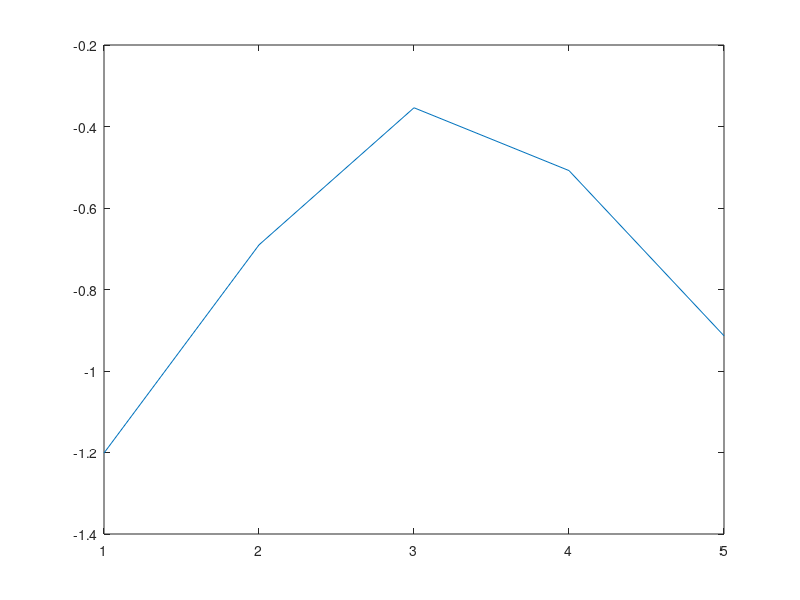

MATLAB code to generate this figure:
1;

# ---------------- ESTIMACIÓN PUNTUAL ----------------

# /*************** ESTIMACION DATOS < 30. ***************/
# Se conoce la distribución pero no se conoce los parámetros.

# DATOS POISSION:
#{
  -> Esperanza de la frecuencia observada (E_f_obs):

      E_f_obs = nP(X=x) = (n*lambda^x*e^-lambda)/(x!)
      Haciendo logaritmo de ambos lados obtenemos que:

        log(E_f_obs) + log(x!) ~~ a + bx

      Donde:
        a = log(n)-lambda
        b = log(lambda)

      Por tanto si graficamos log(f_obs)+log(x!) respecto a x y los datos son
      Poisson, entonces el gráfico debería ser aproximadamente una recta con
      pendiente log(lambda) e intersecto log(n)-lambda.

      Al tener una sola muestra tenemos que E_f_obs = f_obs.
#}
# Generamos datos Possion.
lambda = 2;
X = poissrnd(lambda, 1, 25)
# Grafico la frecuencia observada vs x.
[y, x] = hist(X, unique(X));
scatter(x, y, 'r', 'filled');
# Grafico log(f_obs)+log(x!)
plot(log(y)+log(factorial(x))); # Podemos ver que se aproxima bastante a una
                                # recta.

# DATOS EXPONENCIALES
#{
  -> Esperanza de la frecuencia observada (E_f_obs):

    E_f_obs = n*lambda*e^(-lambda*x)
    Haciendo logaritmo de ambos lados obtenemos que:

      log(f_obs) - log(n) ~~ log(lambda) - lambda*x = a + bx

    Donde:
      a = log(lambda)
      b = -lambda

    Por lo tanto el gráfico de log(f_obs) - log(n) deberá ser aproximadamente
    una recta de pendiente b = -lambda e intersecto a = log(lambda).
#}
lambda = 1.3;
X = exprnd(lambda, 1, 25)
# Grafico la frecuencia observada vs x.
[y, x] = hist(X, sqrt(length(X)));
scatter(x, y, 'r', 'filled');
# Grafico log(f_obs)+log(x!)
plot(log(lambda) - lambda*x); # Podemos ver que se aproxima bastante a una
                                # recta.

# DATOS NORMALES
#{
  -> Esperanza de la frecuencia observada (E_f_obs):

    E_f_obs = n*fx(x)
    Haciendo logaritmo de ambos lados obtenemos que:

      log(f_obs)-log(n)+log(sqrt(2*pi)) ~~ -log(sigma)-((x-mu)^2/(2*sigma^2))

    Por lo tanto si los datos provienen de una función normal, al graficar
    log(f_obs) - log(n) + log(sqrt(2*pi)) se debería parecer a una parábola.
#}
mu = 0;
sigma = 1.4;
X = normrnd(mu, sigma, 1, 25)
# Grafico la frecuencia observada vs x.
[y, x] = hist(X, sqrt(length(X)));
scatter(x, y, 'r', 'filled');
# Grafico la paráboloa.
plot(log(y)-log(length(X))+log(sqrt(2*pi)));

# /*************** MÉTODO DE LOS MOMENTOS ***************/
# DISTRIBUCIÓN NORMAL
#{
  Supongamos que se tiene una muestra i.id {X_1, X_2, ..., X_n} donde
  X_i ~ N(mu,sigma).

  Llamamos momento de primer orden a E(X), momento de segundo orden a E(X^2),
  momento de tercer orden a E(X^3)...

  Sabemos que E(X)=mu y E(X^2)=sigma^2+mu^2.

  Por otra parte: E(X)~~(1/n)*(sum(i=1, i=n, Xi)) y
                  E(X^2)~~(1/n)*(sum(i=1, i=n, Xi^2))

  Entonces tenemos el sistema:

    mu=(1/n)*(sum(i=1, i=n, Xi))=mean(X)
    mu^2+sigma^2=(1/n)*(sum(i=1, i=n, Xi^2))

   Por lo tanto, estimamos mu mediante el promedio mean(X) y luego sustituimos
   en la segunda ecuación y estimamos sigma^2 mediante
   (1/n)*(sum(i=1, i=n, Xi^2)-mean(x)^2)
#}
mu = 1;
sigma = 2;
datos = normrnd(mu, sigma, 1, 10000);

estimador_mu = mean(datos)
estimador_sigma = sqrt(mean(datos.^2)-estimador_mu^2)

# DISTRIBUCION POISSON
#{
  E(X) = lambda y E(X) ~~ mean(X), estimaremos lambda mediante el promedio de los datos.
#}
lambda = 2;
datos = poissrnd(lambda, 1, 10000);

estimador_lambda = mean(datos)

# DISTRIBUCION UNIFORME
#{
  No funciona correctamente, ya que el parámetro b se estima como 2*mean(X).
  Si se hacen algunos ejemplos, caen datos que no están entre a y b.
#}

# Notas metodo de los momentos: Son estimadores sesgados pero consistentes. Son
# simples.

# /*************** MÉTODO DE MÁXIMA VEROSIMILITUD ***************/
#{
  Partiendo de la probabilidad conjunta de los datos se llega a que:

    fx(x_1, theta)*...*fx(x_n, theta)

  Como esta probabilidad depende de theta, la idea es ejegir aquel valor de
  theta que hace máxima la probabilidad de observar la muestra que tenemos.
  La función I(theta) = productoria(i=1, i=n, fx(x_i, theta) se denomina
  Función de verosimilitud (likelihood) de la muestra.

  O sea, se elije como theta al que haga máxima a la función anterior.
  Principio de máxima verosimilitud: La naturaleza prefiere los eventos de
  mayor probabilidad.
#}

# DATOS EXPONENCIALES
#{
  Supongamos una muestra M={X_1, ..., X_n} de datos exponenciales de parámetro
  lambda.

  Tenemos entonces que:
    I(lambda) = productoria(i=1, i=n, fx(X_i, lambda)
              = productoria(i=1, i=n, lambda^n*e^(-lambda*mean(X)))
              = lambda^n*e^(-n*lambda*mean(X))

  Buscamos maximizar dicha función, entonces I'(lambda)=0, utilizando logarimos
  para facilitar las cuentas (es más facil derivar una suma y el logaritmo de
  una función creciente tiene la misma preimagen) y tenemos que:

  EMV para lambda es 1/mean(M)
#}
lambda = 2;
datos = exprnd(1/lambda, 1, 10000);

emv_lambda = 1/mean(datos)

# DATOS UNIFORMES
#{
  EMV uniformes de a es el min(datos) y b es el máximo(datos).
#}
a = 1;
b = 100;
datos = unifrnd(a, b, 1, 10000);

emv_a = min(datos)
emv_b = max(datos)

# DATOS POISSON
#{
  EMV para lambda es mean(datos).
#}
lambda = 2;
datos = poissrnd(lambda, 1, 10000);

emv_lambda = mean(datos)

# DATOS BINOMIALES
#{
  EMV de p es p = mean(datos)/k
#}
k = 100;
p = 0.3;
datos = binornd(k, p, 1, 10000);

emv_p = mean(datos)/k

# DATOS NORMALES
#{
  Como son dos las variables, se hace lo mismo pero con derivadas parciales.

  EMV de mu es mean(datos)
  EMV de sigma^2 es la variana muestral, o sea sum(i=1, n, ((X_i-mu)^2)/n)
#}
mu = 1;
sigma = 2;
datos = normrnd(1, 2, 1, 10000);

emv_mu = mean(datos)
emv_sigma = sqrt(sum(((datos-emv_mu).^2)/length(datos)))


